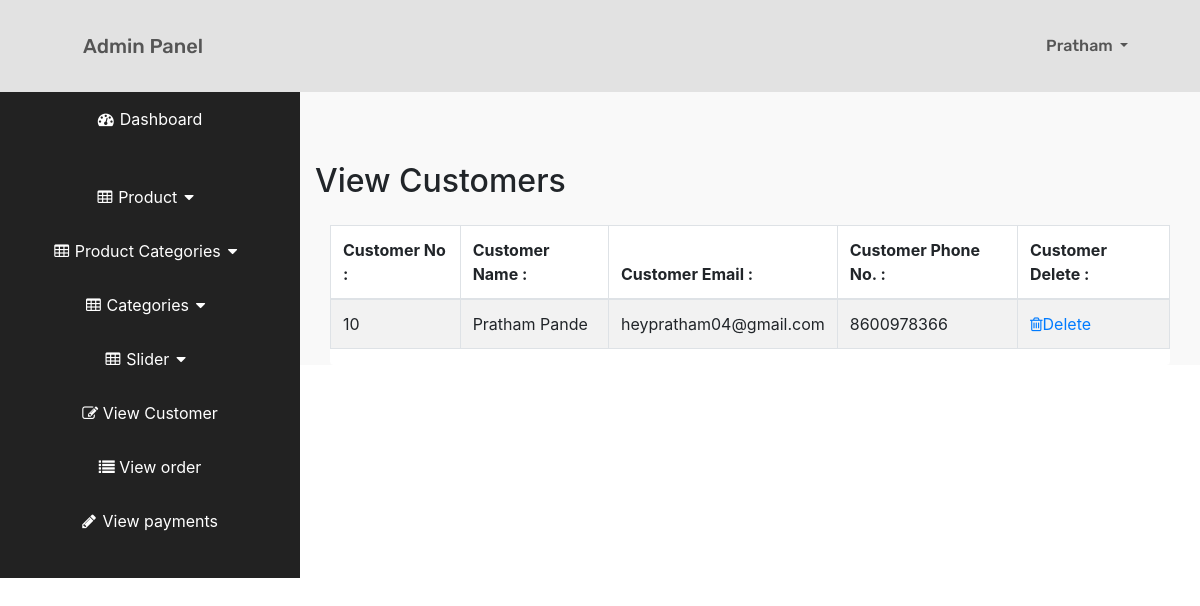
The app's page /admin_area/index.php?view_customer (signed in) with its own data.
### tables this page shows
CREATE TABLE `customers` (
  `customer_id` int(100) NOT NULL,
  `customer_name` varchar(255) NOT NULL,
  `customer_email` varchar(255) NOT NULL,
  `customer_pass` varchar(255) NOT NULL,
  `customer_contact` varchar(255) NOT NULL,
  `customer_address` varchar(255) NOT NULL,
  `customer_city` varchar(255) NOT NULL,
  `customer_pincode` int(100) NOT NULL,
  `customer_ip` varchar(255) NOT NULL
);

### admin_area/view_customer.php (the view, shortened to what this page needs)
<?php
if (!isset($_SESSION['admin_email'])) {
	echo "<script>window.open('login.php','_self')</script>";
}
else{
	?>
	<h2 class="page-header heading">
			View Customers
		</h2>
	<div class="row">
		<div class="col-12">
			<div class="card view_sec">
				<div class="card-body view_body">
					<div class="table-responsive">
						<table class="table table-hover table-striped table-bordered">
							<thead>
								<tr>
									<th>Customer No :</th>
									<th>Customer Name :</th>
									<th>Customer Email :</th>
									<th>Customer Phone No. :</th>
									<th>Customer Delete :</th>
								</tr>
							</thead>
							<tbody>
								<?php
								$get_c="select * from customers";
								$run_c=mysqli_query($con,$get_c);
								while ($row_c=mysqli_fetch_array($run_c)) {
									$c_id=$row_c['customer_id'];
									$c_name=$row_c['customer_name'];
									$c_email=$row_c['customer_email'];
									$c_contact=$row_c['customer_contact'];
									?>
									<tr>
										<td><?php echo $c_id; ?></td>
										<td><?php echo $c_name; ?></td>
										<td><?php echo $c_email; ?></td>
										<td><?php echo $c_contact; ?></td>
										<td><a href="index.php?customer_delete=<?php echo $c_id; ?>"><i class="fa fa-trash-o"></i>Delete</a></td>
									</tr>
								<?php } ?>
							</tbody>
						</table>
					</div>
				</div>
			</div>
		</div>
	</div>
	<?php } ?>

### admin_area/index.php (shortened to what this page needs)
<?php
include ('includes/db.php');
if (!isset($_SESSION['admin_email'])) {
	echo "<script>window.open('login.php','_self')</script>";
}
else{
?>
<?php
$admin_session=$_SESSION['admin_email'];
$get_admin="select * from admin where admin_email='$admin_session'";
$run_admin=mysqli_query($con,$get_admin);
$row_admin=mysqli_fetch_array($run_admin);
$admin_name=$row_admin['admin_name'];
?>
<!DOCTYPE html>
<html lang="en">
<head>
	<link rel="stylesheet" href="https://stackpath.bootstrapcdn.com/font-awesome/4.7.0/css/font-awesome.min.css">
	<link rel="stylesheet" href="https://stackpath.bootstrapcdn.com/bootstrap/4.5.0/css/bootstrap.min.css">
	<link rel="stylesheet" type="text/css" href="css/style.css">
</head>
<body>
	<div id="wrapper">
		<nav class="navbar navbar-expand-lg col-3 top-home-nav">
  <a class="navbar-brand admin_panel_head" href="index.php">Admin Panel</a>
   <div class="collapse navbar-collapse">
  <div class="collapse navbar-collapse" id="navbarSupportedContent">
    <ul class="navbar-nav mr-auto top-nav">
      <li class="nav-item dropdown">
        <a class="nav-link dropdown-toggle" href="#" id="navbarDropdown" role="button" data-toggle="dropdown" aria-haspopup="true" aria-expanded="false">
          <?php echo $admin_name; ?>
        </a>
      </li>
    </ul>
  </div>
  </nav>
</div>
  <div class="row">
		<?php include('includes/sidebar.php') ?>
		<div class="col-9 p-0">
		<div id="page-wrapper">
			<div class="container-fluid col-9 m-0 admin-ryt-side">
				<?php
				if(isset($_GET['view_customer'])){
					include ('view_customer.php');
				}
				?>
			</div>
		</div>
	</div>
	</div>
</body>
</html>
<?php } ?>

### admin_area/css/style.css (style rules this page uses)
* { padding: 0; margin: 0 auto; box-sizing: border-box; text-align: left; }
.row { margin: 0 }
.admin-ryt-side { max-width: 100%; }
.top-home-nav { margin: 0; }
.top-home-nav a { font-family: rubik; font-weight: 500; color: #555555; }
.admin_panel_head { padding-right: 300%; padding-left: 25%; }
.heading { text-align: left; padding: 8% 0% 2%; }
#wrapper { background-color: #e2e2e2; padding: 1.5% 0% 1.5% 0; }
#page-wrapper { padding: 0; width: 100%; background-color: #f9f9f9; }
.top-nav { padding: 0 15px; }
.top-nav li { display: inline-block; float: left; }
.top-nav li a { padding-top: 15px 0; line-height: 20px; }
.card-body { padding: 5%; margin: 0; color: #ffffff; }
.view_sec { border: none; }
.view_body { padding: 0; }

### records on screen
customers: customer_id "10", customer_name "Pratham Pande", customer_email "heypratham04@gmail.com", customer_contact "8600978366"

### other values on screen
$admin_name "Pratham"
